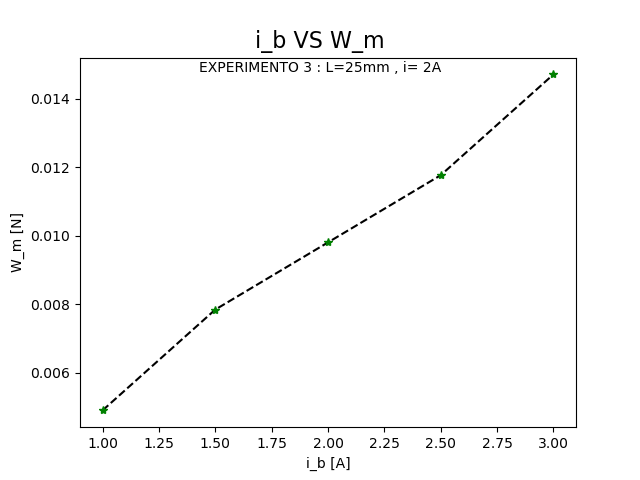

This figure's Python source:
import matplotlib.pyplot as plt
import os.path


m=32.8/1000
w=m*9.81

i_b=[1,1.5,2,2.5,3]

m_i=[33.3, 33.6, 33.8, 34,34.3]
m_kg = [x / 1000 for x in m_i]
w_i= [x*9.81 for x in m_kg]

w_m=[x - w for x in w_i]
print('W_m 3_2 : ', w_m)

plt.plot(i_b,w_m,'--', color='black')
plt.plot(i_b,w_m,'*g')
plt.ylabel('W_i [N]')
plt.xlabel('i_b [A]')

plt.axes([1,5,0,0.5])
plt.figtext(.5,.9,'i_b VS W_m', fontsize=16, ha='center')
plt.figtext(.5,.85,'EXPERIMENTO 3 : L=25mm , i= 2A',fontsize=10,ha='center')


if os.path.isfile('3_2.png'):
    print ("File already exist.. cannot save new figure")
else:
    print ("Figure 3_2 saved...")
    plt.savefig('3_2.png')

plt.show()